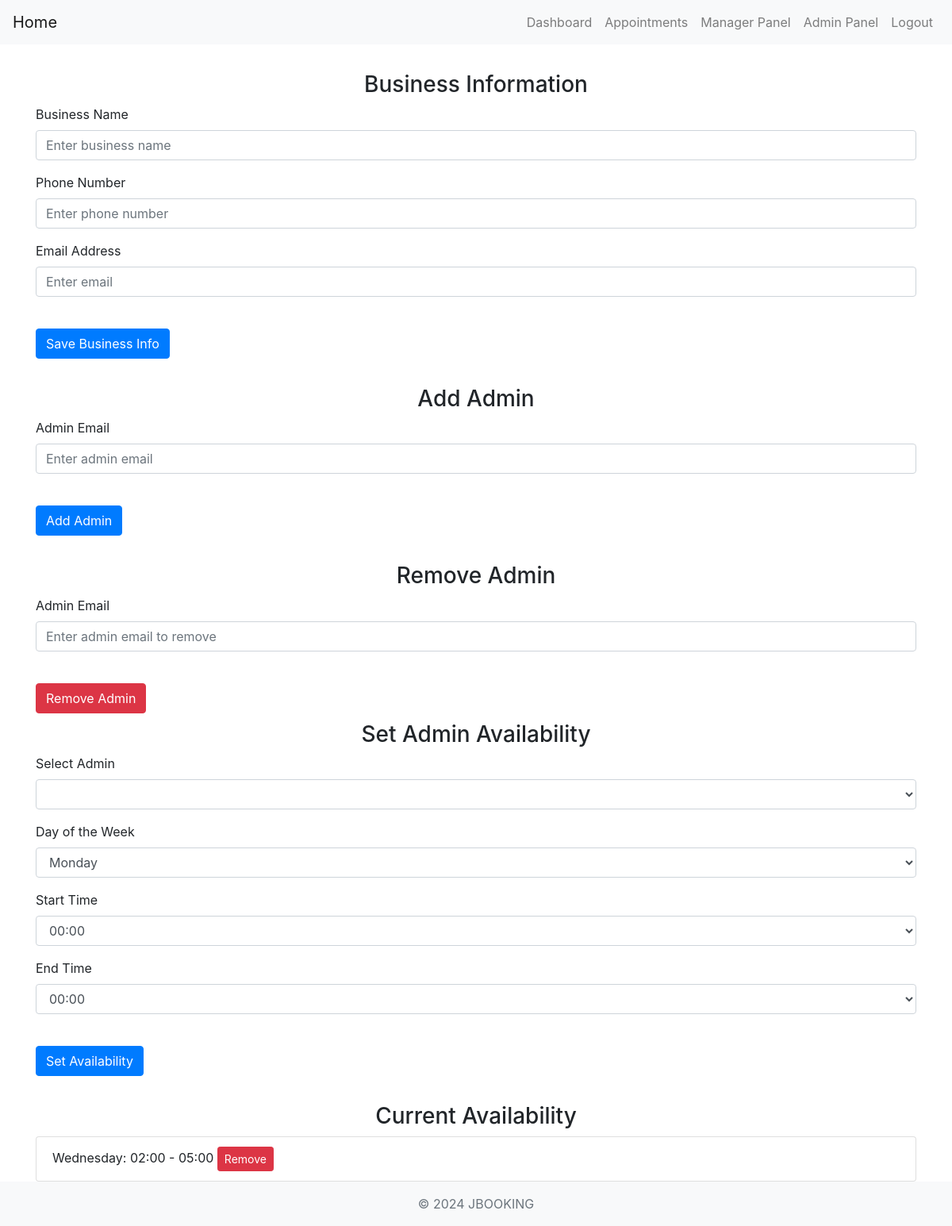
/manager (signed in), run on the app's committed database.
### website/models.py (models this page shows)
class Availability(db.Model):
    id = db.Column(db.Integer, primary_key=True)
    admin_id = db.Column(db.Integer, db.ForeignKey('user.id'), nullable=False)  # References the admin's user ID
    day = db.Column(db.String(50), nullable=False)  # e.g., "Monday"
    start_time = db.Column(db.Time, nullable=False)
    end_time = db.Column(db.Time, nullable=False)

### website/views.py (the view, shortened to what this page needs)
@views.route('/manager', methods=['GET', 'POST'])
@login_required
def manager():
    if current_user.role != 'manager':  # Only managers can access this route
        flash("Must be manager to access this page", category="error")
        return redirect(url_for('views.home'))
    admins = User.query.filter(User.role == 'admin').all()  # Only admins will show up
    business = Business.query.filter_by(id=current_user.id).first()
    availabilities = Availability.query.filter_by(admin_id=current_user.id).all()
    return render_template("manager.html", user=current_user, business=business, admins=admins, availabilities=availabilities)

### website/__init__.py (called while the page is built)
def create_app():
    app = Flask(__name__)
    app.config['SECRET_KEY'] = 'your_secret_key_here'
    app.config['SQLALCHEMY_DATABASE_URI'] = f'sqlite:///{DB_NAME}'
    db.init_app(app)
    from .views import views
    from .auth import auth
    app.register_blueprint(views, url_prefix='/')
    app.register_blueprint(auth, url_prefix='/')
    from .models import User, Appointment, Categories, Availability, Business
    create_database(app)
    login_manager = LoginManager()
    login_manager.login_view = 'auth.login'
    login_manager.init_app(app)
    @login_manager.user_loader
    def load_user(id):
        return User.query.get(int(id))
    return app

### website/templates/manager.html (shortened to what this page needs)
{% extends "base.html" %}
{% block container %}
    <form method="POST" action="{{ url_for('views.manager') }}">
        <h3 align="center" style="padding-top: 10px;">Business Information</h3>
        <div class="form-group">
            <label for="business_name">Business Name</label>
            <input type="text" class="form-control" id="business_name" name="business_name"
                   placeholder="Enter business name" value="{{ business.name if business else '' }}" />
        </div>
        <div class="form-group">
            <label for="business_phone">Phone Number</label>
            <input type="text" class="form-control" id="business_phone" name="business_phone"
                   placeholder="Enter phone number" value="{{ business.phone if business else '' }}" />
        </div>
        <div class="form-group">
            <label for="business_email">Email Address</label>
            <input type="email" class="form-control" id="business_email" name="business_email"
                   placeholder="Enter email" value="{{ business.email if business else '' }}" />
        </div>
        <br />
        <button type="submit" class="btn btn-primary">Save Business Info</button>
    </form>
    <br />
<form method="POST">
    <h3 align="center" style="padding-top: 10px;">Add Admin</h3>
    <div class="form-group">
        <label for="admin_email">Admin Email</label>
        <input type="email" class="form-control" id="admin_email" name="admin_email" placeholder="Enter admin email" required>
    </div>
    <br />
    <button type="submit" class="btn btn-primary" name="add_admin">Add Admin</button>
</form>
<br />
<form method="POST">
    <h3 align="center" style="padding-top: 10px;">Remove Admin</h3>
    <div class="form-group">
        <label for="remove_admin_email">Admin Email</label>
        <input type="email" class="form-control" id="remove_admin_email" name="remove_admin_email" placeholder="Enter admin email to remove" required>
    </div>
    <br />
    <button type="submit" class="btn btn-danger" name="remove_admin">Remove Admin</button>
</form>
    <form method="POST">
        <h3 align="center" style="padding-top: 10px;">Set Admin Availability</h3>
        <div class="form-group">
            <label for="selected_admin">Select Admin</label>
            <select name="selected_admin" class="form-control" required>
            </select>
        </div>
        <div class="form-group">
            <label for="day">Day of the Week</label>
            <select name="day" class="form-control" required>
                <option value="Monday">Monday</option>
            </select>
        </div>
        <div class="form-group">
            <label for="start_time">Start Time</label>
            <select name="start_time" class="form-control" required>
                {% for hour in range(0, 24) %}
                <option value="{{ "%02d:00" | format(hour) }}">{{ "%02d:00" | format(hour) }}</option>
                {% endfor %}
            </select>
        </div>
        <div class="form-group">
            <label for="end_time">End Time</label>
            <select name="end_time" class="form-control" required>
                {% for hour in range(0, 24) %}
                <option value="{{ "%02d:00" | format(hour) }}">{{ "%02d:00" | format(hour) }}</option>
                {% endfor %}
            </select>
        </div>
        <br />
        <button type="submit" class="btn btn-primary">Set Availability</button>
    </form>
    <br />
    <h3 align="center" style="padding-top: 10px;">Current Availability</h3>
    <ul class="list-group">
        {% for availability in availabilities %}
        <li class="list-group-item">
            {{ availability.day }}: {{ availability.start_time.strftime('%H:%M') }} - {{ availability.end_time.strftime('%H:%M') }}
            <form method="POST" style="display: inline;">
                <button type="submit" class="btn btn-danger btn-sm">Remove</button>
            </form>
        </li>
        {% endfor %}
    </ul>
{% endblock %}

### data on the page
Availability: day "Wednesday", start_time "02:00", end_time "05:00"

### other printed values
form field start_time "00:00"
form field end_time "00:00"
